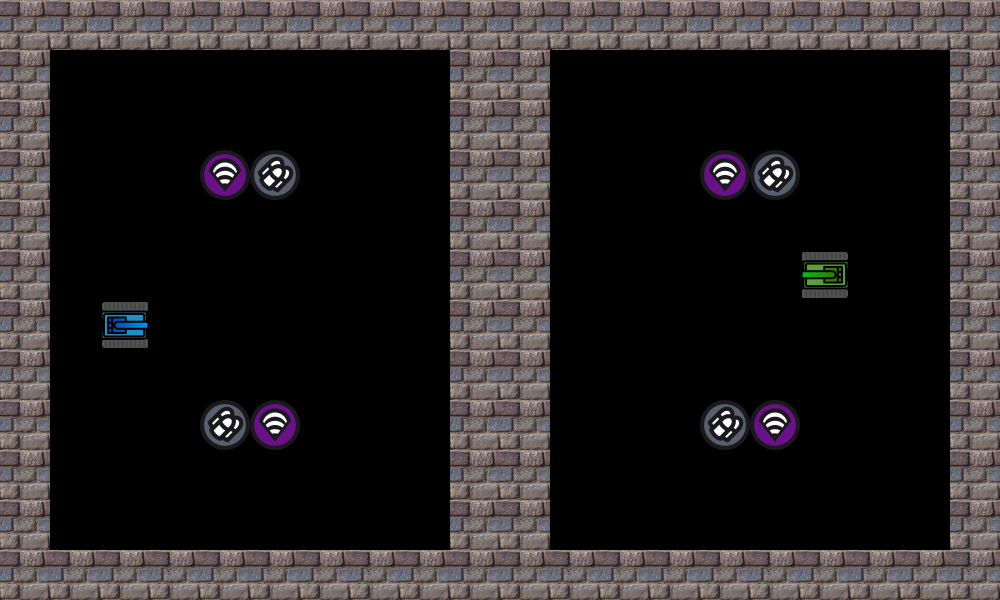

Tiled map render using the project's own tile images. Description and the whole map definition, tile-layer contents included, below:
An orthogonal 20x12 tile map with 50x50 px tiles, 1 tile layer (Tile Layer 1).

<map version="1.5" tiledversion="1.7.2" orientation="orthogonal" renderorder="right-down" width="20" height="12" tilewidth="50" tileheight="50" infinite="0" nextlayerid="2" nextobjectid="1">
 <tileset firstgid="1" name="TankManObj" tilewidth="50" tileheight="50" tilecount="5" columns="5">
  <image source="../image/TankManObj.png" width="250" height="50" />
 </tileset>
 <layer id="1" name="Tile Layer 1" width="20" height="12">
  <data encoding="csv">
3,3,3,3,3,3,3,3,3,3,3,3,3,3,3,3,3,3,3,3,
3,0,0,0,0,0,0,0,0,3,3,0,0,0,0,0,0,0,0,3,
3,0,0,0,0,0,0,0,0,3,3,0,0,0,0,0,0,0,0,3,
3,0,0,0,5,4,0,0,0,3,3,0,0,0,5,4,0,0,0,3,
3,0,0,0,0,0,0,0,0,3,3,0,0,0,0,0,0,0,0,3,
3,0,0,0,0,0,0,0,0,3,3,0,0,0,0,0,1,0,0,3,
3,0,2,0,0,0,0,0,0,3,3,0,0,0,0,0,0,0,0,3,
3,0,0,0,0,0,0,0,0,3,3,0,0,0,0,0,0,0,0,3,
3,0,0,0,4,5,0,0,0,3,3,0,0,0,4,5,0,0,0,3,
3,0,0,0,0,0,0,0,0,3,3,0,0,0,0,0,0,0,0,3,
3,0,0,0,0,0,0,0,0,3,3,0,0,0,0,0,0,0,0,3,
3,3,3,3,3,3,3,3,3,3,3,3,3,3,3,3,3,3,3,3
</data>
 </layer>
</map>